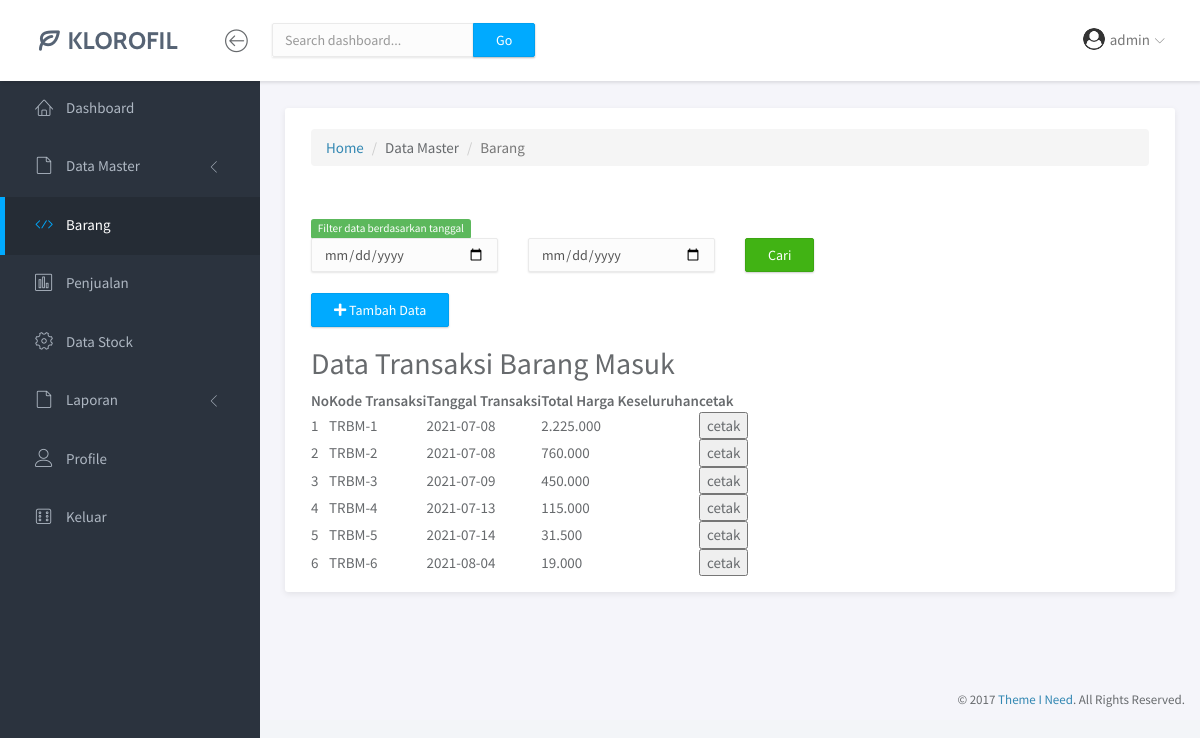
/9-Dashboard-BarangMasuk.php (signed in), run on an earlier commit of the app's database.
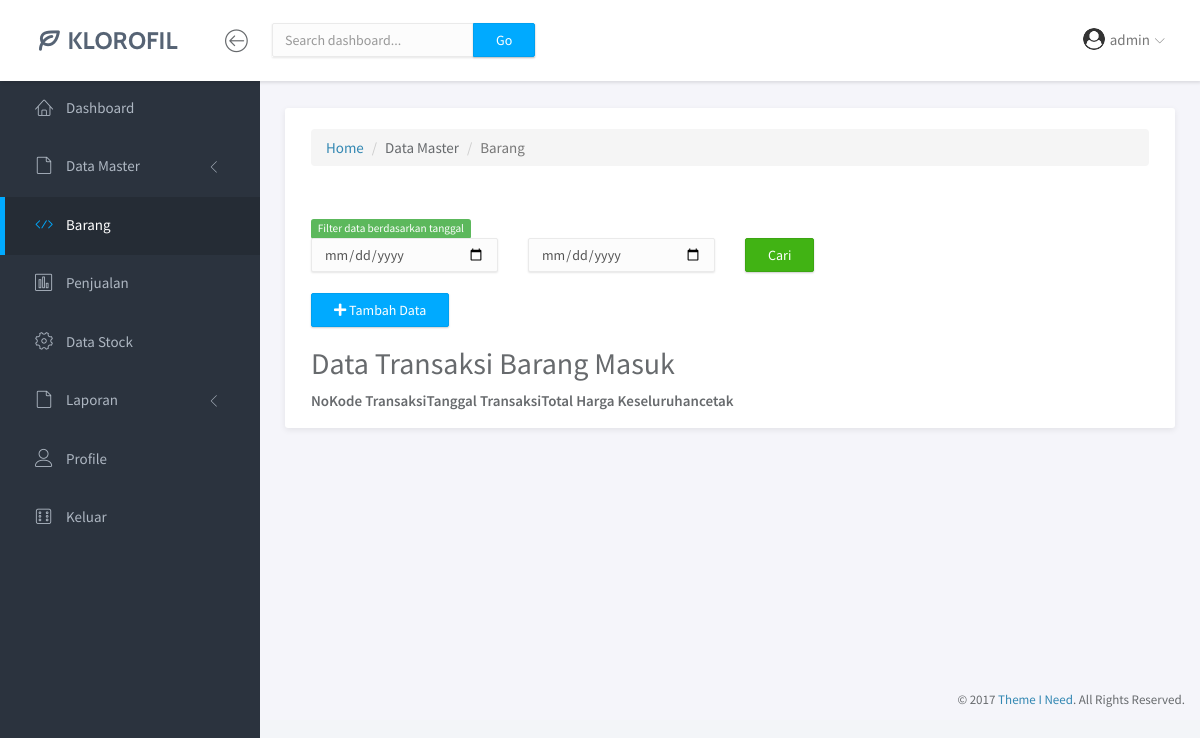
And on a later commit of the database.
### tables this page shows
CREATE TABLE `barang_masuk` (
  `kode_trans_masuk` varchar(12) NOT NULL,
  `tgl_trans_masuk` date NOT NULL,
  `time` time NOT NULL,
  `nama_tempat_beli` varchar(30) NOT NULL,
  `isi` longtext,
  `grand_total` bigint(20) NOT NULL
);

### functions/functions-pelanggan.php (called while the page is built, shortened)
<?php
$conn = mysqli_connect("localhost", "root", "", "kpdiana");
function query($query) {
	global $conn;
	$result = mysqli_query($conn, $query);
	$rows = [];
	while( $row = mysqli_fetch_assoc($result) ) {
		$rows[] = $row;
	}
	return $rows;
}
?>

### 9-Dashboard-BarangMasuk.php (the view, shortened to what the changed rows need)
<?php
require 'functions/functions-pelanggan.php';
$daftartransaksi = query("SELECT * FROM barang_masuk");
?>
<!doctype html>
<html lang="en">
<head>
    <link rel="stylesheet" href="assets/vendor/bootstrap/css/bootstrap.min.css">
    <link rel="stylesheet" href="assets/vendor/fontawesome-free-5.15.3-web/css/all.css">
    <link rel="stylesheet" href="assets/vendor/linearicons/style.css">
    <link rel="stylesheet" href="assets/vendor/chartist/css/chartist-custom.css">
    <link rel="stylesheet" href="assets/css/main.css">
    <link rel="stylesheet" href="assets/css/demo.css">
    <link rel="stylesheet" href="assets/vendor/datatables/jquery.dataTables.min.css">
</head>
<body>
    <div id="wrapper">
        <div class="main">
            <div class="main-content">
                <div class="container-fluid">
                    <div class="panel panel-headline">
                        <div class="panel-body">
                            <div class="row">
                                <div class="col-md-12">
                                    <br>
                                    <h2>Data Transaksi Barang Masuk</h2>
                                    <table id="table_barang" class="display">
                                        <thead>
                                            <tr>
                                                <th>No</th>
                                                <th>Kode Transaksi</th>
                                                <th>Tanggal Transaksi</th>
                                                <th>Total Harga Keseluruhan</th>
                                                <th>cetak</th>
                                            </tr>
                                        </thead>
                                        <tbody>
                                            <?php $i=1; ?>
                                            <?php foreach($daftartransaksi as $daftar): ?>
                                                <tr>
                                                    <td><?= $i ?></td>
                                                    <td><?= $daftar['kode_trans_masuk'] ?></td>
                                                    <td><?= $daftar['tgl_trans_masuk'] ?></td>
                                                    <td><?= number_format($daftar['grand_total'],0,',','.')  ?></td>
                                                    <td><button onclick="return cetak('barang_masuk','<?= $daftar['kode_trans_masuk'] ?>')">cetak</button></td>
                                                </tr>
                                                <?php $i++; ?>
                                            <?php endforeach ?>
                                        </tbody>
                                    </table>
                                </div>
                            </div>
                        </div>
                    </div>
                </div>
            </div>
        </div>
</body>
</html>

What changed in the data, as far as the page shows it:
removed barang_masuk: kode_trans_masuk "TRBM-1", tgl_trans_masuk "2021-07-08", grand_total "2.225.000"
removed barang_masuk: kode_trans_masuk "TRBM-2", tgl_trans_masuk "2021-07-08", grand_total "760.000"
removed barang_masuk: kode_trans_masuk "TRBM-3", tgl_trans_masuk "2021-07-09", grand_total "450.000"
removed barang_masuk: kode_trans_masuk "TRBM-4", tgl_trans_masuk "2021-07-13", grand_total "115.000"
removed barang_masuk: kode_trans_masuk "TRBM-5", tgl_trans_masuk "2021-07-14", grand_total "31.500"
removed barang_masuk: kode_trans_masuk "TRBM-6", tgl_trans_masuk "2021-08-04", grand_total "19.000"
